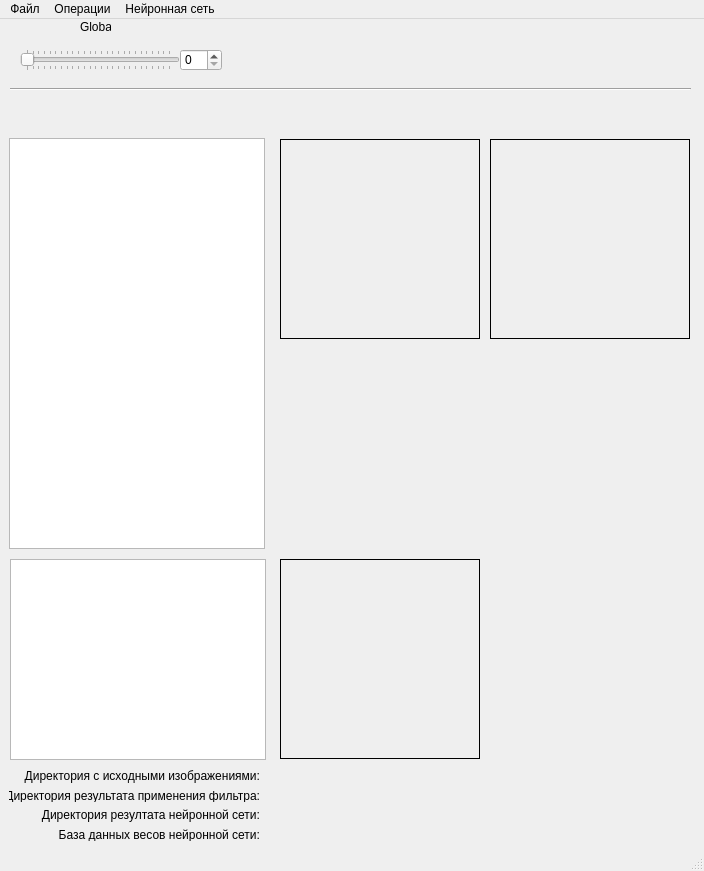
<?xml version="1.0" encoding="UTF-8"?>
<ui version="4.0">
 <class>MainWindow</class>
 <widget class="QMainWindow" name="MainWindow">
  <property name="geometry">
   <rect>
    <x>0</x>
    <y>0</y>
    <width>704</width>
    <height>871</height>
   </rect>
  </property>
  <property name="windowTitle">
   <string>MainWindow</string>
  </property>
  <widget class="QWidget" name="centralwidget">
   <widget class="QListWidget" name="LstSrcImg">
    <property name="geometry">
     <rect>
      <x>9</x>
      <y>119</y>
      <width>256</width>
      <height>411</height>
     </rect>
    </property>
   </widget>
   <widget class="QLabel" name="LblSrcImg">
    <property name="geometry">
     <rect>
      <x>280</x>
      <y>120</y>
      <width>200</width>
      <height>200</height>
     </rect>
    </property>
    <property name="frameShape">
     <enum>QFrame::Box</enum>
    </property>
    <property name="text">
     <string/>
    </property>
   </widget>
   <widget class="QLabel" name="LblDstImg">
    <property name="geometry">
     <rect>
      <x>490</x>
      <y>120</y>
      <width>200</width>
      <height>200</height>
     </rect>
    </property>
    <property name="frameShape">
     <enum>QFrame::Box</enum>
    </property>
    <property name="text">
     <string/>
    </property>
   </widget>
   <widget class="QListWidget" name="LstNNImg">
    <property name="geometry">
     <rect>
      <x>10</x>
      <y>540</y>
      <width>256</width>
      <height>201</height>
     </rect>
    </property>
   </widget>
   <widget class="QWidget" name="verticalLayoutWidget">
    <property name="geometry">
     <rect>
      <x>280</x>
      <y>329</y>
      <width>201</width>
      <height>201</height>
     </rect>
    </property>
    <layout class="QVBoxLayout" name="VBoxSrc"/>
   </widget>
   <widget class="QWidget" name="verticalLayoutWidget_2">
    <property name="geometry">
     <rect>
      <x>490</x>
      <y>330</y>
      <width>201</width>
      <height>201</height>
     </rect>
    </property>
    <layout class="QVBoxLayout" name="VBoxDst"/>
   </widget>
   <widget class="QLabel" name="LblNN">
    <property name="geometry">
     <rect>
      <x>280</x>
      <y>540</y>
      <width>200</width>
      <height>200</height>
     </rect>
    </property>
    <property name="frameShape">
     <enum>QFrame::Box</enum>
    </property>
    <property name="text">
     <string/>
    </property>
   </widget>
   <widget class="QWidget" name="verticalLayoutWidget_3">
    <property name="geometry">
     <rect>
      <x>490</x>
      <y>540</y>
      <width>201</width>
      <height>201</height>
     </rect>
    </property>
    <layout class="QVBoxLayout" name="VBoxNN"/>
   </widget>
   <widget class="QWidget" name="layoutWidget">
    <property name="geometry">
     <rect>
      <x>9</x>
      <y>750</y>
      <width>251</width>
      <height>72</height>
     </rect>
    </property>
    <layout class="QVBoxLayout" name="verticalLayout">
     <item>
      <widget class="QLabel" name="label">
       <property name="text">
        <string>Директория с исходными изображениями:</string>
       </property>
       <property name="alignment">
        <set>Qt::AlignRight|Qt::AlignTrailing|Qt::AlignVCenter</set>
       </property>
      </widget>
     </item>
     <item>
      <widget class="QLabel" name="label_2">
       <property name="text">
        <string>Директория результата применения фильтра:</string>
       </property>
       <property name="alignment">
        <set>Qt::AlignRight|Qt::AlignTrailing|Qt::AlignVCenter</set>
       </property>
      </widget>
     </item>
     <item>
      <widget class="QLabel" name="label_3">
       <property name="text">
        <string>Директория резултата нейронной сети:</string>
       </property>
       <property name="alignment">
        <set>Qt::AlignRight|Qt::AlignTrailing|Qt::AlignVCenter</set>
       </property>
      </widget>
     </item>
     <item>
      <widget class="QLabel" name="label_4">
       <property name="text">
        <string>База данных весов нейронной сети:</string>
       </property>
       <property name="alignment">
        <set>Qt::AlignRight|Qt::AlignTrailing|Qt::AlignVCenter</set>
       </property>
      </widget>
     </item>
    </layout>
   </widget>
   <widget class="QWidget" name="layoutWidget">
    <property name="geometry">
     <rect>
      <x>270</x>
      <y>750</y>
      <width>421</width>
      <height>72</height>
     </rect>
    </property>
    <layout class="QVBoxLayout" name="verticalLayout_2">
     <item>
      <widget class="QLabel" name="LblDirSrcImg">
       <property name="text">
        <string/>
       </property>
       <property name="alignment">
        <set>Qt::AlignLeading|Qt::AlignLeft|Qt::AlignVCenter</set>
       </property>
      </widget>
     </item>
     <item>
      <widget class="QLabel" name="LblDirResFilter">
       <property name="text">
        <string/>
       </property>
       <property name="alignment">
        <set>Qt::AlignLeading|Qt::AlignLeft|Qt::AlignVCenter</set>
       </property>
      </widget>
     </item>
     <item>
      <widget class="QLabel" name="LblDirResNN">
       <property name="text">
        <string/>
       </property>
       <property name="alignment">
        <set>Qt::AlignLeading|Qt::AlignLeft|Qt::AlignVCenter</set>
       </property>
      </widget>
     </item>
     <item>
      <widget class="QLabel" name="LblDbNN">
       <property name="text">
        <string/>
       </property>
       <property name="alignment">
        <set>Qt::AlignLeading|Qt::AlignLeft|Qt::AlignVCenter</set>
       </property>
      </widget>
     </item>
    </layout>
   </widget>
   <widget class="QLabel" name="label_5">
    <property name="geometry">
     <rect>
      <x>80</x>
      <y>0</y>
      <width>31</width>
      <height>16</height>
     </rect>
    </property>
    <property name="text">
     <string>Global</string>
    </property>
   </widget>
   <widget class="QSlider" name="SliderGlobal">
    <property name="geometry">
     <rect>
      <x>20</x>
      <y>30</y>
      <width>160</width>
      <height>22</height>
     </rect>
    </property>
    <property name="maximum">
     <number>255</number>
    </property>
    <property name="orientation">
     <enum>Qt::Horizontal</enum>
    </property>
    <property name="tickPosition">
     <enum>QSlider::TicksBothSides</enum>
    </property>
   </widget>
   <widget class="QSpinBox" name="SpinGlobal">
    <property name="geometry">
     <rect>
      <x>180</x>
      <y>30</y>
      <width>42</width>
      <height>22</height>
     </rect>
    </property>
    <property name="maximum">
     <number>255</number>
    </property>
   </widget>
   <widget class="Line" name="line">
    <property name="geometry">
     <rect>
      <x>10</x>
      <y>60</y>
      <width>681</width>
      <height>20</height>
     </rect>
    </property>
    <property name="orientation">
     <enum>Qt::Horizontal</enum>
    </property>
   </widget>
  </widget>
  <widget class="QMenuBar" name="menubar">
   <property name="geometry">
    <rect>
     <x>0</x>
     <y>0</y>
     <width>704</width>
     <height>21</height>
    </rect>
   </property>
   <widget class="QMenu" name="menu">
    <property name="title">
     <string>Файл</string>
    </property>
    <addaction name="ActImgs"/>
    <addaction name="action_JPG_PNG"/>
   </widget>
   <widget class="QMenu" name="menu_2">
    <property name="title">
     <string>Операции</string>
    </property>
    <addaction name="ActThreshGlobal"/>
    <addaction name="actionThresh_Gaussian"/>
    <addaction name="actionThresh_Otsu"/>
    <addaction name="actionThresh_Mean"/>
    <addaction name="actionThresh_Gaussian_and_Otsu"/>
    <addaction name="separator"/>
   </widget>
   <widget class="QMenu" name="menu_3">
    <property name="title">
     <string>Нейронная сеть</string>
    </property>
    <addaction name="ActRunNN"/>
    <addaction name="ActTestImg"/>
    <addaction name="ActDbNN"/>
   </widget>
   <addaction name="menu"/>
   <addaction name="menu_2"/>
   <addaction name="menu_3"/>
  </widget>
  <widget class="QStatusBar" name="statusbar"/>
  <action name="ActImgs">
   <property name="text">
    <string>Директория изображений</string>
   </property>
  </action>
  <action name="ActImg">
   <property name="text">
    <string>Изображение</string>
   </property>
  </action>
  <action name="ActGaussian">
   <property name="icon">
    <iconset>
     <normaloff>gaus.png</normaloff>gaus.png</iconset>
   </property>
   <property name="text">
    <string>gaussian</string>
   </property>
  </action>
  <action name="ActOtsu">
   <property name="text">
    <string>otsu</string>
   </property>
  </action>
  <action name="ActMean">
   <property name="text">
    <string>mean</string>
   </property>
  </action>
  <action name="ActGlobal">
   <property name="text">
    <string>global</string>
   </property>
  </action>
  <action name="ActThreshGlobal">
   <property name="text">
    <string>Метод Global</string>
   </property>
  </action>
  <action name="ActNeuronNet">
   <property name="text">
    <string>NeuronNet</string>
   </property>
  </action>
  <action name="ActTrainImg">
   <property name="text">
    <string>Тренировочные данные</string>
   </property>
  </action>
  <action name="ActSrcImg">
   <property name="text">
    <string>Исходные данные</string>
   </property>
  </action>
  <action name="ActAugImg">
   <property name="text">
    <string>Генерация тренировочных данных</string>
   </property>
  </action>
  <action name="actionThresh_Gaussian">
   <property name="text">
    <string>Метод Gaussian</string>
   </property>
  </action>
  <action name="actionThresh_Otsu">
   <property name="text">
    <string>Метод Otsu</string>
   </property>
  </action>
  <action name="actionThresh_Mean">
   <property name="text">
    <string>Метод Mean</string>
   </property>
  </action>
  <action name="ActTestImg">
   <property name="text">
    <string>Данные для тестирования</string>
   </property>
  </action>
  <action name="ActDbNN">
   <property name="text">
    <string>База данных весов</string>
   </property>
  </action>
  <action name="ActGaussianOtsu">
   <property name="text">
    <string>Gaussian and otsu</string>
   </property>
  </action>
  <action name="actionThresh_Gaussian_and_Otsu">
   <property name="text">
    <string>Метод Gaussian и Otsu</string>
   </property>
  </action>
  <action name="ActRunNN">
   <property name="text">
    <string>Запустить нейронную сеть</string>
   </property>
  </action>
  <action name="action_JPG_PNG">
   <property name="text">
    <string>Конвертировать из JPG в PNG</string>
   </property>
  </action>
 </widget>
 <resources/>
 <connections/>
</ui>
